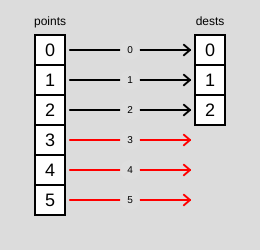
Frame 1 (no input)
Frame 60 (no input): identical to frame 1, image omitted
Frame 120 (the mouse pressed at the canvas centre since frame 60): identical to frame 1, image omitted

The p5.js sketch that drew this single still picture (run headless with seeded random() and noise() and a simulated clock; from frame 60 on, the mouse is pressed at the canvas centre):

// p5.js sketch
// ── sketch.js
function setup() {
  createCanvas(260, 250);
  rectMode(CENTER);
  textAlign(CENTER, CENTER);
  x1 = 50;
  x2 = width - x1;
  mSel = createCheckbox("map");
  floorSel = createCheckbox("floor");
  indSlider = createSlider(1, 5, 3);
}

let x1, x2;
function draw() {
  background(220);
  textSize(12);
  text("points", x1, 22);
  text("dests", x2, 22);
  for (let i = 0; i < 6; i++) {
    strokeWeight(2);
    fill(255);
    let y = i * 30 + 50;
    stroke(0);
    square(x1, y, 30);
    textSize(18);
    noStroke();
    fill(0);
    text(i, x1, y + 1);

    if (i < indSlider.value()) {
      strokeWeight(2);
      stroke(0);
      fill(255);
      square(x2, y, 30);
      noStroke();
      fill(0);
      text(i, x2, y + 1);
    }
  }

  for (let i = 0; i < 6; i++) {
    let i2 = i;

    if (mSel.checked()) {
      i2 = map(i2, 0, 6, 0, indSlider.value());
    }
    if (floorSel.checked()) {
      i2 = floor(i2);
    }
    arrow(i, i2);
  }
}

function arrow(ind1, ind2) {
  strokeWeight(2);
  if (ind2 < indSlider.value() && ind2 % 1 == 0) {
    stroke(0);
  } else {
    stroke(255, 0, 0);
  }

  let y = ind1 * 30 + 50;
  let y2 = ind2 * 30 + 50;

  line(x1 + 20, y, x2 - 20, y2);
  let start = createVector(x1 + 20, y);
  let tip = createVector(x2 - 20, y2);
  let v = tip.copy().sub(start).setMag(8);

  v.rotate(radians(-140));
  line(tip.x, tip.y, tip.x + v.x, tip.y + v.y);
  v.rotate(radians(-80));
  line(tip.x, tip.y, tip.x + v.x, tip.y + v.y);

  let mid = tip.copy();
  mid.sub(start);
  mid.mult(0.5);

  fill(222);
  noStroke();
  circle(start.x + mid.x, start.y + mid.y, 20);

  fill(0);
  noStroke();
  textSize(10);
  if (ind2 % 1 != 0) ind2 = nf(ind2, 0, 1);
  text(ind2, start.x + mid.x, start.y + mid.y);
}

// ── style.css
html, body {
  margin: 0;
  padding: 0;
  font-family:"Consolas";
}
canvas {
  display: block;
}
